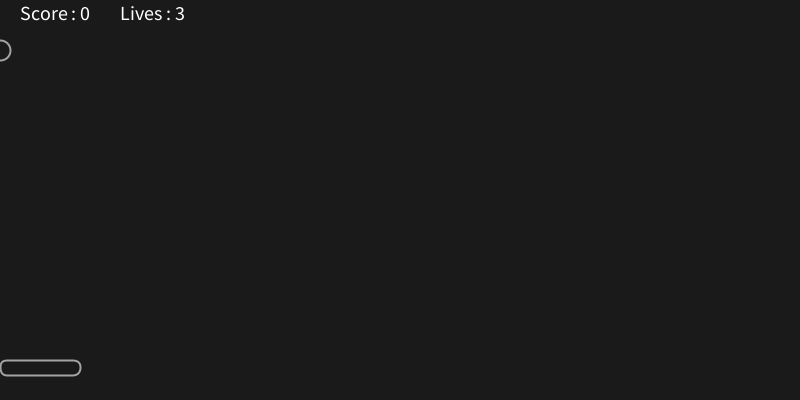
Frame 1 (no input)
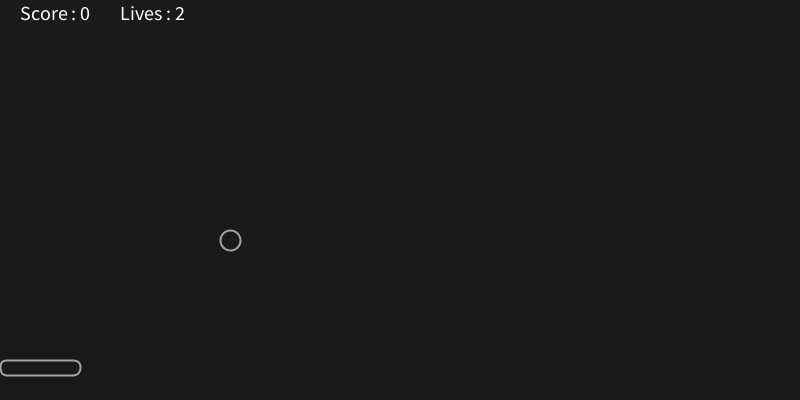
Frame 60 (the mouse pressed at the canvas centre just before this capture)
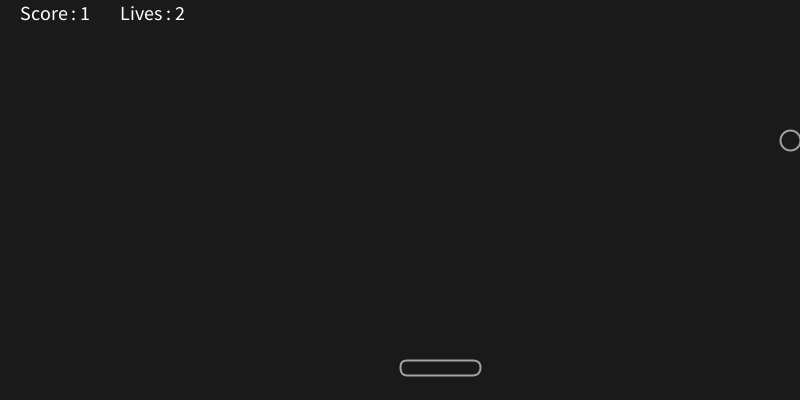
Frame 120 (the mouse held since frame 60 and released just before this capture)

The Processing sketch that drew these frames (run headless with seeded random() and noise(); from frame 60 on, the mouse is pressed at the canvas centre):

// Processing sketch: SimpleBouncyBall
// ── SimpleBouncyBall.pde
//Simple Bouncy Ball Designed by Chang-Long Kao 
//Prcessing 3.4 (Java mode)

//constant
float x = 0.0; //ball x position
float y = 50.0; //ball y position
float mx = 10.0; //ball x velocity
float my = 10.0; //ball y velocity
float px = 80; //paddle x length
float py = 15; //paddle y length
float ph =360; //paddle height (height - 40)
int score = 0; // start 0 score
int lives = 3; // 3 lives

//start void setup()
void setup()
{
 size(800,400);
 textSize(20);
}//End of void setup()

//start void draw()
void draw()
{
  background(26);
  stroke(200,200,200,200);
  strokeWeight(2);
  noFill();
  ellipse(x, y , 20, 20); //ball
  rect(mouseX, ph, px ,py, 15); //paddle
  x = x + mx; //x position with x velocity effect
  y = y + my; //y position with y velocity effect
 
 //out of width and rebound
  if (x < 0 || x > width)
  {
    mx = - mx;
  }
 
 //out of top  and rebound
   if (y < 0)
  {
    my = - my;
  }

  //out of bottom not gameover  ; restart ball
   if (y > height)
  {
    x = 0;
    y = 10;
    mx = 10;
    my = 10;
    score = 0;
    lives--;
   }
   
   // touch the paddle and rebound   
   if(x >= mouseX-80 && x <= mouseX+80 && y > height - 65 )
   {
     my = -my;
     mx = mx;
     y = height - 60;
     score ++;
   }
   
   //mark the score and lives 
   text("Score : "+ score, 20, 20); 
   text("Lives : "+ lives, 120, 20);
   
   //Game over condition
   if ( lives <= 0) 
   {
     background(0);
     textSize(50);
     text("Game Over", 300, height/2);
   }

}//End of void draw()
//EOF
